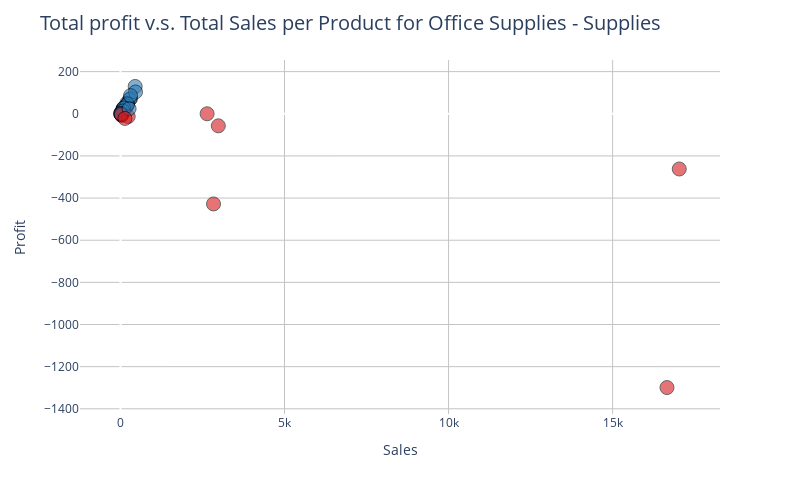

Notebook code for this chart:
### Code cell
fig = px.scatter(
    df24_wk28_by_sub_category.reset_index(),
    x="Sales",
    y="Profit",
    custom_data="Product Name",
)
fig.update_traces(
    marker=dict(
        color=[negative_color if profit<0 else positive_color for profit in df24_wk28_by_sub_category["Profit"]],
        size=14,
        line_width=1,
        line_color="black",
        opacity=0.6,
    ),
    hovertemplate="%{customdata[0]}<br>Sales: <b>%{x:$,.0f}</b><br>Profit: <b>%{y:$,.0f}</b><extra></extra>",
    hoverlabel=dict(bgcolor="white")
)

fig.update_layout(
    width=800, height=800*0.618,
    plot_bgcolor="white",
    yaxis=dict(
        gridcolor=light_gray,
    ),
    xaxis=dict(
        gridcolor=light_gray,
    ),
    title=dict(
        text=f"Total profit v.s. Total Sales per Product for {category} - {sub_category}",
        font_size=20,
    )
)

fig.show()

### Figure 1 — Plotly figure (JSON) as saved in the notebook; plotly's stock layout.template omitted (floating-point values rounded to 4 significant figures)
{"data": [{"customdata": [["Acco Side-Punched Conventional Columnar Pads"], ["Acme 10\" Easy Grip Assistive Scissors"], ["Acme Box Cutter Scissors"], ["Acme Design Line 8\" Stainless Steel Bent Scissors w/Champagne Handles, 3-1/8\" Cut"], ["Acme Design Stainless Steel Bent Scissors"], ["Acme Elite Stainless Steel Scissors"], ["Acme Forged Steel Scissors with Black Enamel Handles"], ["Acme Galleria Hot Forged Steel Scissors with Colored Handles"], ["Acme Hot Forged Carbon Steel Scissors with Nickel-Plated Handles, 3 7/8\" Cut, 8\"L"], ["Acme Kleen Earth Office Shears"], ["Acme Kleencut Forged Steel Scissors"], ["Acme Office Executive Series Stainless Steel Trimmers"], ["Acme Preferred Stainless Steel Scissors"], ["Acme Rosewood Handle Letter Opener"], ["Acme Serrated Blade Letter Opener"], ["Acme Softgrip Scissors"], ["Acme Stainless Steel Office Snips"], ["Acme Tagit Stainless Steel Antibacterial Scissors"], ["Acme Titanium Bonded Scissors"], ["Acme Value Line Scissors"], ["Compact Automatic Electric Letter Opener"], ["Elite 5\" Scissors"], ["Fiskars 8\" Scissors, 2/Pack"], ["Fiskars Home & Office Scissors"], ["Fiskars Softgrip Scissors"], ["Fiskars Spring-Action Scissors"], ["High Speed Automatic Electric Letter Opener"], ["Kleencut Forged Office Shears by Acme United Corporation"], ["Letter Slitter"], ["Martin Yale Chadless Opener Electric Letter Opener"], ["Martin-Yale Premier Letter Opener"], ["Premier Automatic Letter Opener"], ["Premier Electric Letter Opener"], ["Serrated Blade or Curved Handle Hand Letter Openers"], ["Staple remover"], ["Stiletto Hand Letter Openers"]], "hoverlabel": {"bgcolor": "white"}, "hovertemplate": "%{customdata[0]}<br>Sales: <b>%{x:$,.0f}</b><br>Profit: <b>%{y:$,.0f}</b><extra></extra>", "legendgroup": "", "marker": {"color": ["#d7191c", "#2c7bb6", "#2c7bb6", "#2c7bb6", "#2c7bb6", "#2c7bb6", "#2c7bb6", "#2c7bb6", "#2c7bb6", "#2c7bb6", "#2c7bb6", "#2c7bb6", "#2c7bb6", "#d7191c", "#d7191c", "#2c7bb6", "#2c7bb6", "#2c7bb6", "#2c7bb6", "#2c7bb6", "#d7191c", "#2c7bb6", "#2c7bb6", "#2c7bb6", "#2c7bb6", "#2c7bb6", "#d7191c", "#2c7bb6", "#2c7bb6", "#d7191c", "#d7191c", "#d7191c", "#d7191c", "#d7191c", "#2c7bb6", "#d7191c"], "line": {"color": "black", "width": 1}, "opacity": 0.6, "size": 14, "symbol": "circle"}, "mode": "markers", "name": "", "orientation": "v", "showlegend": false, "type": "scatter", "x": [41.64, 448.8, 306.9, 45.14, 88.92, 95.08, 279.3, 195.1, 458.7, 44.23, 35.59, 211.4, 90.88, 43.67, 13.99, 166.1, 81.42, 196.0, 102, 76.65, 2983.0, 179.1, 217.2, 97.68, 307.4, 75.49, 17030.0, 9.568, 10.08, 16660.0, 237.0, 2836.0, 2642.0, 23.86, 263.1, 136.3], "xaxis": "x", "y": [-7.808, 129.7, 72.22, 10.19, 24.01, 21.02, 67.78, 49.86, 103.4, 11.17, 7.462, 43.93, 26.36, -3.494, -1.749, 33.13, 12.43, 37.03, 20.23, 20.44, -57.27, 37.18, 45.86, 27.35, 86.08, 13.42, -262.0, 2.288, 0.3024, -1299.0, -12.88, -427.9, -1.918e-13, -4.113, 24.07, -21.98], "yaxis": "y"}], "layout": {"height": 494.4, "legend": {"tracegroupgap": 0}, "margin": {"t": 60}, "plot_bgcolor": "white", "title": {"font": {"size": 20}, "text": "Total profit v.s. Total Sales per Product for Office Supplies - Supplies"}, "width": 800, "xaxis": {"anchor": "y", "domain": [0, 1], "gridcolor": "#C4C4C4", "title": {"text": "Sales"}}, "yaxis": {"anchor": "x", "domain": [0, 1], "gridcolor": "#C4C4C4", "title": {"text": "Profit"}}}}
